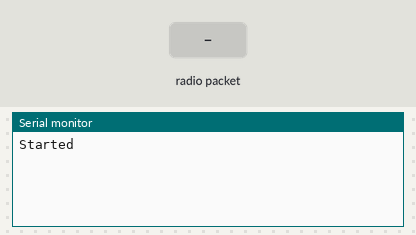
A sketch run on a simulated Arduino Uno, built with avr-gcc and run on an emulated ATmega328P. On the bench: the last lines printed to the serial monitor. The inputs (shaded band) are chosen by the test bench. No radio packets arrive unless stated.

Above: at 1.2 s.
1.3 s: radio packet "1" arrives
At 1.6 s:
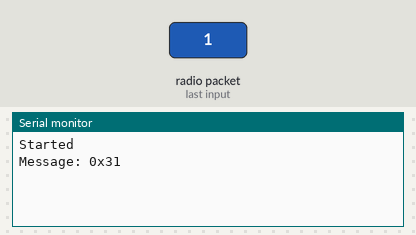
2.8 s: radio packet "0" arrives
At 4.0 s:
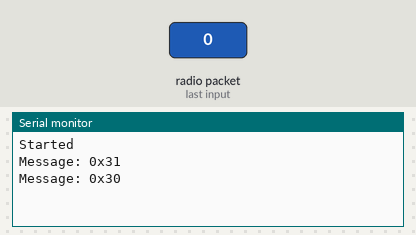
4.3 s: radio packet "2" arrives
At 5.1 s:
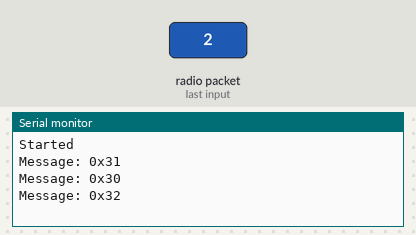

Measured:
- after the input at 1.3 s, the serial monitor: prints a new line at once (image 1)
- after the input at 2.8 s, the serial monitor: prints a new line at once (image 2)
- after the input at 4.3 s, the serial monitor: prints a new line at once (image 3)

The sketch:

receive.ino
```cpp
#include <RH_ASK.h>
#include <SPI.h> // Not actualy used but needed to compile

#define TRANSMITTER 5
#define RECEIVER 6

RH_ASK driver(500, RECEIVER, TRANSMITTER, -1, false);

void setup()
{
    Serial.begin(115200);  // Debugging only
    Serial.println("Started");
    if (!driver.init())
         Serial.println("driver init failed");
}

void loop()
{
    uint8_t buf[12];
    uint8_t buflen = sizeof(buf);
    if (driver.recv(buf, &buflen)) // Non-blocking
    {
      int i;
      // Message with a good checksum received, dump it.
      Serial.print("Message: ");
      //Serial.println((char*)buf);
      PrintHex8(buf,buflen);
      Serial.print("\n");
    }
}

void PrintHex8(uint8_t *data, uint8_t length) // prints 8-bit data in hex with leading zeroes
{
     char tmp[16];
       for (int i=0; i<length; i++) {
         sprintf(tmp, "0x%.2X",data[i]);
         Serial.print(tmp); Serial.print(" ");
       }
}
```
